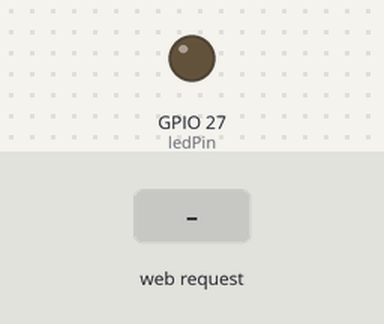
The sketch below on a simulated ESP32. On the bench: output pins drawn as LEDs (lit = HIGH). Inputs (shaded band) come from the test bench. WiFi joins after 1.5 s; servers stay silent unless stated; what the sketch prints to the serial monitor is not drawn.

Above: at 3.2 s.
3.3 s: HTTP request GET /brightness?value=1 received
At 3.9 s:
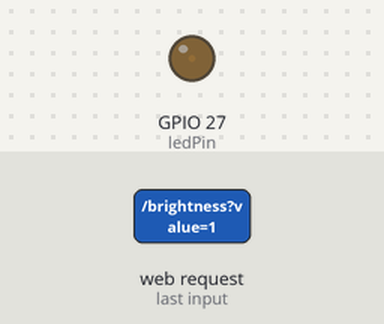
4.8 s: HTTP request GET /brightness?value=120 received
At 6.2 s:
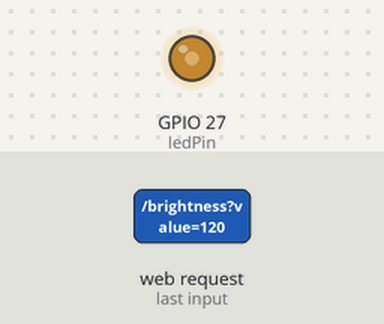
Timing chart, 0 to 7.8 s (numbered marks = the images above; inputs shaded):
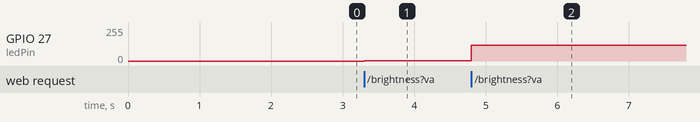

Measured:
- after the input at 3.3 s, GPIO 27 (ledPin): 0/255 → 1/255 at once
- after the input at 4.8 s, GPIO 27 (ledPin): 1/255 → 120/255 at once

The sketch:

controllingBrightness.ino
```cpp
#include <WiFi.h>
#include <WebServer.h>

const char* ssid = "YOUR_SSID";
const char* password = "YOUR_PASSWORD";

const int ledPin = 27;
WebServer server(80);

// HTML content for the web page
const char index_html[] PROGMEM = R"rawliteral(
<!DOCTYPE HTML><html>
<head>
  <title>ESP32 LED Brightness Control</title>
  <script>
    function sliderChange(){
      var xhr = new XMLHttpRequest();
      xhr.open("GET", "/brightness?value="+document.getElementById("slider").value, true);
      xhr.send();
    }
  </script>
</head>
<body>
<h2>LED Brightness Control</h2>
<p>Adjust the brightness:</p>
<input type="range" min="0" max="255" id="slider" onchange="sliderChange()" />
</body>
</html>
)rawliteral";

void setup() {
  Serial.begin(115200);

  pinMode(ledPin, OUTPUT);

  WiFi.begin(ssid, password);
  while (WiFi.status() != WL_CONNECTED) {
    delay(1000);
    Serial.println("Connecting to WiFi...");
  }
  Serial.println("Connected to WiFi");
  Serial.println(WiFi.localIP());

  // Route for root / web page
  server.on("/", HTTP_GET, []() {
    server.send_P(200, "text/html", index_html);
  });

  // Route for changing LED brightness
  server.on("/brightness", HTTP_GET, []() {
    if (server.hasArg("value")) {
      String value = server.arg("value");
      analogWrite(ledPin, value.toInt());
      server.send(200, "text/plain", "OK");
    } else {
      server.send(400, "text/plain", "Bad Request");
    }
  });

  server.begin();
}

void loop() {
  server.handleClient();
}
```
